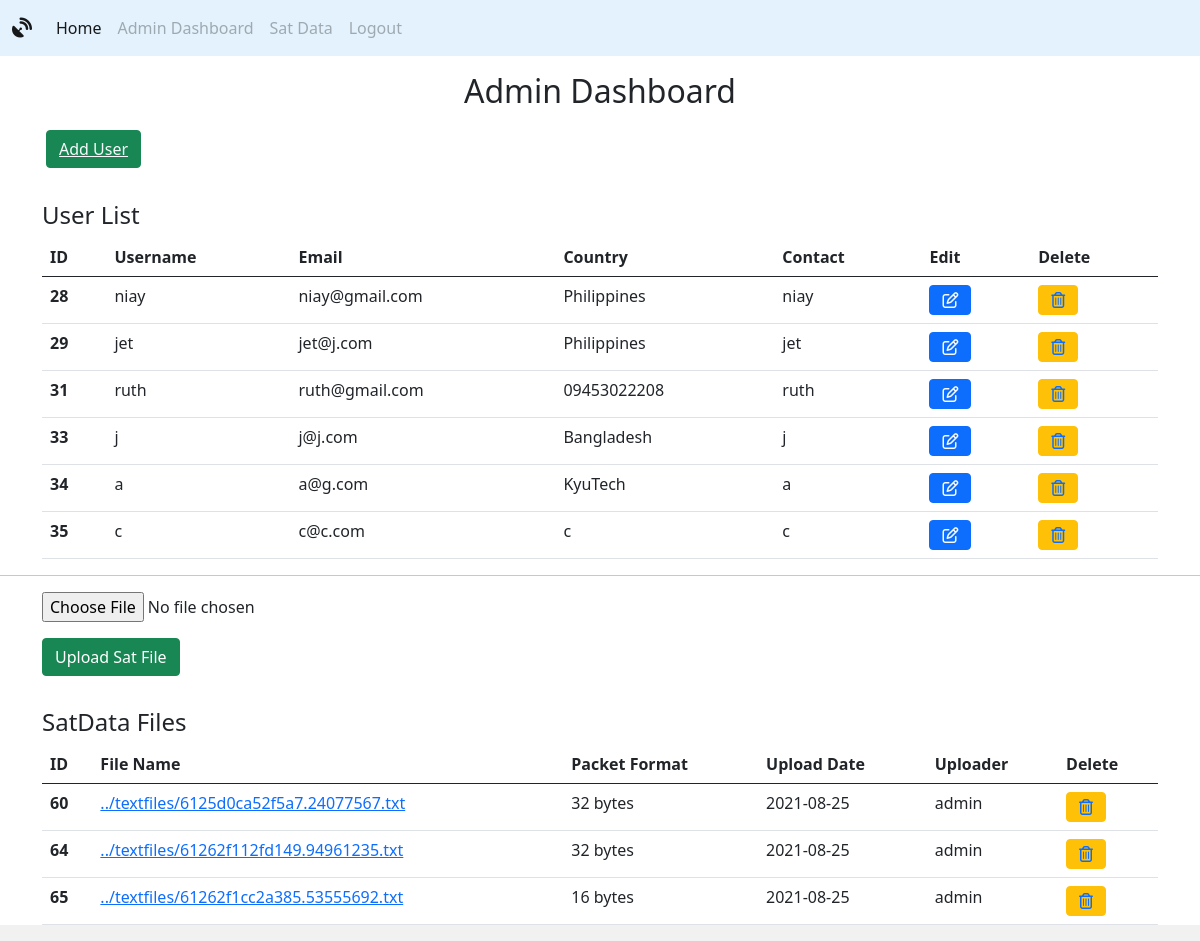
Page /dashboard.php on the committed database.
### tables this page shows
CREATE TABLE `users` (
  `idUsers` int(11) NOT NULL,
  `usernameUsers` tinytext NOT NULL,
  `emailUsers` tinytext NOT NULL,
  `passwordUsers` varchar(255) NOT NULL,
  `countryUsers` tinytext NOT NULL,
  `contactUsers` tinytext NOT NULL
);

CREATE TABLE `satdatameta` (
  `idSatDataMeta` int(11) NOT NULL,
  `fileNameSatDataMeta` varchar(255) NOT NULL,
  `fileSatDataMeta` longblob NOT NULL,
  `formatSatDataMeta` tinytext NOT NULL,
  `dateUploadedSatDataMeta` date NOT NULL,
  `uploaderSatDataMeta` int(11) NOT NULL
);

### includes/classautoloader.inc.php (called while the page is built, shortened)
<?php
function myAutoLoader($className) {
    $url = $_SERVER['HTTP_HOST'].$_SERVER['REQUEST_URI'];
    if (strpos($url,'includes') !== false) {
        $path = '../classes/';
    } else {
        $path = 'classes/';
    }
    $extension = '.class.php';
}

### classes/dbh.class.php (called while the page is built)
<?php
 class Dbh {
     private $host = 'localhost';
     private $user = 'root';
     private $pwd = '';
     private $dbName = 'satdata';
     protected function connect() {
         $dsn = 'mysql:host='. $this->host .';dbname=' . $this->dbName;
         $pdo = new PDO($dsn,$this->user,$this->pwd);
         $pdo->setAttribute(PDO::ATTR_DEFAULT_FETCH_MODE,PDO::FETCH_ASSOC);
         return $pdo;
     }
 }

### classes/users.class.php (called while the page is built, shortened)
<?php
class Users extends Dbh {
    protected function getAllUsers() {
        $sql = "SELECT * FROM users WHERE NOT usernameUsers = 'admin'";
        $stmt = $this->connect()->prepare($sql);
        $stmt->execute();
        $results = $stmt->fetchAll();
        return $results;
    }
    protected function getOneUser($id) {
        $sql = "SELECT * FROM users WHERE idUsers = ?";
        $stmt = $this->connect()->prepare($sql);
        $stmt->execute([$id]);
        $results = $stmt->fetchAll();
        return $results;
    }
}

### classes/usersview.class.php (called while the page is built, shortened)
<?php
class UsersView extends Users {
    public function showAllUsers() {
        $results = $this->getAllUsers();
        return $results;
    }
    public function showOneUser($fileId) {
        $results = $this->getOneUser($fileId);
        return $results;
    }
}

### classes/satdata.class.php (called while the page is built, shortened)
<?php
class SatData extends Dbh {
    protected function getAllFiles() {
        $sql = "SELECT * FROM satdatameta";
        $stmt = $this->connect()->prepare($sql);
        $stmt->execute();
        $results = $stmt->fetchAll();
        return $results;
    }
}

### classes/satdataview.class.php (called while the page is built, shortened)
<?php
class SatDataView extends SatData {
    public function showAllFiles() {
        $results = $this->getAllFiles();
        return $results;
    }
}

### dashboard.php (the view, shortened to what this page needs)
<?php
    include_once "header.php";
?>
  <link href="https://cdn.jsdelivr.net/npm/bootstrap@5.0.2/dist/css/bootstrap.min.css" rel="stylesheet">
  </head>
  <body>
    <div class="container-lg ">
      <h2 class='text-center my-3'>Admin Dashboard</h2>
      <button type="button" class="btn btn-success mx-1 my-1" name="adduser-button"><a class='text-light' href="adduser.php">Add User</a></button>
      <h4></br>User List</h4>
      <table class="table">
        <thead>
          <tr>
            <th scope="col">ID</th>
            <th scope="col">Username</th>
            <th scope="col">Email</th>
            <th scope="col">Country</th>
            <th scope="col">Contact</th>
            <th scope="col">Edit</th>
            <th scope="col">Delete</th>
          </tr>
        </thead>
        <tbody>
          <?php
            $showAllUsersObj = new UsersView();
            $result = $showAllUsersObj -> showAllUsers();
            foreach ($result as $row){
                $id = $row['idUsers'];
                $name = $row['usernameUsers'];
                $email = $row['emailUsers'];
                $country = $row['countryUsers'];
                $mobile = $row['contactUsers'];
                echo '
                <tr>
                  <th scope="row">'.$id.'</th>
                  <td>'.$name.'</td>
                  <td>'.$email.'</td>
                  <td>'.$country.'</td>
                  <td>'.$mobile.'</td>
                  <td>
                    <button class ="btn btn-primary" name="edit-btn">
                      <a class="text-light" href="edituser.php?updatebutton='.$id.'"><i class="far fa-edit"></i></a>
                    </button>
                  </td>
                  <td>
                    <button class = "btn btn-warning" name="delete-btn">
                      <a href="includes/deleteuser.inc.php?deletebutton='.$id.'"><i class="far fa-trash-alt"></i></a>
                    </button>
                  </td>
                </tr>
                ';
            }
           ?>
        </tbody>
      </table>
    </div>
    <hr>
    <div class="container-lg ">
      <form class="form-horizontal" action="includes/uploadfile.inc.php" method="POST" enctype="multipart/form-data">
        <input type="file" name="satfile">
        <br>
        <button type="submit" class="btn btn-success my-3" name="upload-button">Upload Sat File</button>
      </form>
      <h4>SatData Files</h4>
      <table class="table">
        <thead>
          <tr>
            <th scope="col">ID</th>
            <th scope="col">File Name</th>
            <th scope="col">Packet Format</th>
            <th scope="col">Upload Date</th>
            <th scope="col">Uploader</th>
            <th scope="col">Delete</th>
          </tr>
        </thead>
        <tbody>
          <?php
            $showAllFilesObj = new SatDataView();
            $resultFile = $showAllFilesObj -> showAllFiles();
            foreach ($resultFile as $rowFile){
                $idFile = $rowFile['idSatDataMeta'];
                $nameFile = $rowFile['fileNameSatDataMeta'];
                $dateFile = $rowFile['dateUploadedSatDataMeta'];
                $uploaderFile = $rowFile['uploaderSatDataMeta'];
                $formatFile = $rowFile ['formatSatDataMeta'];
                $showUploaderObj = new UsersView();
                $resultUploader = $showUploaderObj -> showOneUser($uploaderFile);
                $uploader = $resultUploader[0]['usernameUsers'];
                echo '
                <tr>
                  <th scope="row">'.$idFile.'</th>
                  <td><a target="_blank" href=includes/viewfile.inc.php?fileid='.$idFile.'>'.$nameFile.'</a></td>
                  <td>'.$formatFile .' bytes</td>
                  <td>'.$dateFile.'</td>
                  <td>'.$uploader.'</td>
                  <td>
                    <button class = "btn btn-warning" name="delete-btn">
                      <a href="includes/deletefile.inc.php?deletefile='.$idFile.'&filelocation='.$nameFile.'"><i class="far fa-trash-alt"></i></a>
                    </button>
                  </td>
                </tr>
                '
                ;
            }
           ?>
        </tbody>
      </table>
    </div>
  </body>
</html>

### header.php (shortened to what this page needs)
<?php
    include_once 'includes/classautoloader.inc.php';
?>
<html lang="en">
<head>
    <link rel="stylesheet" href="stylesheet.css">
    <link href="https://cdn.jsdelivr.net/npm/bootstrap@5.0.2/dist/css/bootstrap.min.css" rel="stylesheet">
</head>
<nav class="navbar navbar-expand-lg navbar-light" style="background-color: #e3f2fd;">
    <div class="container-fluid">
      <a class="navbar-brand" href="index.php"><i class="fas fa-satellite-dish"></i></a>
      <div class="collapse navbar-collapse" id="navbarNav">
        <ul class="navbar-nav">
          <?php
            if (isset($_SESSION['userUsername']) && $_SESSION['userUsername'] == 'admin') {
              echo '
              <li class="nav-item">
                <a class="nav-link disabled" aria-current="page" href="index.php">Home</a>
              </li>
              <li class="nav-item">
                <a class="nav-link enabled" href="dashboard.php" tabindex="-1" aria-disabled="false">Admin Dashboard</a>
              </li>
              <li class="nav-item">
                <a class="nav-link enabled" href="satdata.php" tabindex="-1" aria-disabled="true">Sat Data</a>
              </li>
              <li class="nav-item">
                <a class="nav-link enabled" href="includes/logout.inc.php" tabindex="-1" aria-disabled="false">Logout</a>
              </li>'
              ;
            }
            else {
              echo '
              <li class="nav-item">
                <a class="nav-link active" aria-current="page" href="index.php">Home</a>
              </li>
              <li class="nav-item">
                <a class="nav-link disabled" href="#" tabindex="-1" aria-disabled="false">Admin Dashboard</a>
              </li>
              <li class="nav-item">
                <a class="nav-link disabled" href="#" tabindex="-1" aria-disabled="true">Sat Data</a>
              </li>
              <li class="nav-item">
                <a class="nav-link disabled" href="#" tabindex="-1" aria-disabled="true">Logout</a>
              </li>
              ';
            }
          ?>
        </ul>
      </div>
    </div>
  </nav>

### resources/stylesheet.css (style rules this page uses)
html { background-color: #f1f1f1; font-family: "Roboto"; }
body { margin: 0; padding: 0; }

### rows in the picture
users: idUsers "28", usernameUsers "niay", emailUsers "niay@gmail.com", countryUsers "Philippines", contactUsers "niay"
users: idUsers "29", usernameUsers "jet", emailUsers "jet@j.com", countryUsers "Philippines", contactUsers "jet"
users: idUsers "31", usernameUsers "ruth", emailUsers "ruth@gmail.com", countryUsers "09453022208", contactUsers "ruth"
users: idUsers "33", usernameUsers "j", emailUsers "j@j.com", countryUsers "Bangladesh", contactUsers "j"
users: idUsers "34", usernameUsers "a", emailUsers "a@g.com", countryUsers "KyuTech", contactUsers "a"
users: idUsers "35", usernameUsers "c", emailUsers "c@c.com", countryUsers "c", contactUsers "c"
satdatameta: idSatDataMeta "60", fileNameSatDataMeta "../textfiles/6125d0ca52f5a7.24077567.txt", formatSatDataMeta "32", dateUploadedSatDataMeta "2021-08-25", users.usernameUsers "admin"
satdatameta: idSatDataMeta "64", fileNameSatDataMeta "../textfiles/61262f112fd149.94961235.txt", formatSatDataMeta "32", dateUploadedSatDataMeta "2021-08-25", users.usernameUsers "admin"
satdatameta: idSatDataMeta "65", fileNameSatDataMeta "../textfiles/61262f1cc2a385.53555692.txt", formatSatDataMeta "16", dateUploadedSatDataMeta "2021-08-25", users.usernameUsers "admin"
